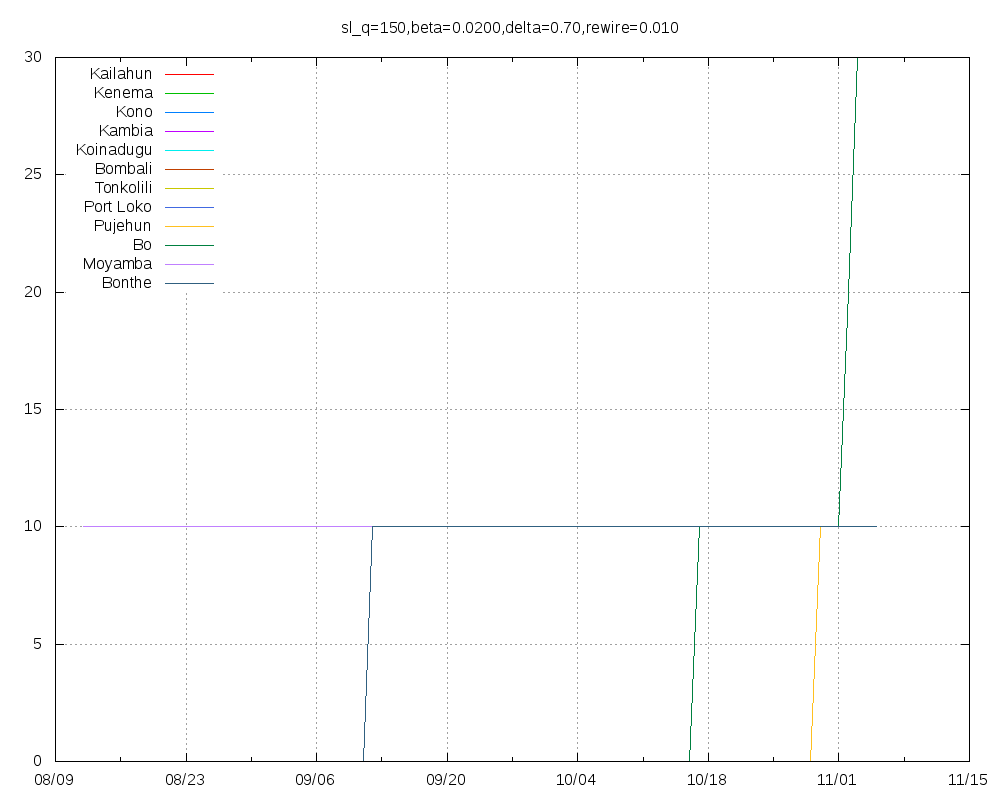

Recreate this plot in gnuplot.
set title "sl_q=150,beta=0.0200,delta=0.70,rewire=0.010"
set key top left
set grid
set xdata time
set timefmt "%Y-%m-%d"
set terminal png size 1000,800
set output "sl_q=150,beta=0.0200,delta=0.70,rewire=0.010.png"
plot "Kailahun.tab" using 1:2 title "Kailahun" with lines,"Kenema.tab" using 1:2 title "Kenema" with lines,"Kono.tab" using 1:2 title "Kono" with lines,"Kambia.tab" using 1:2 title "Kambia" with lines,"Koinadugu.tab" using 1:2 title "Koinadugu" with lines,"Bombali.tab" using 1:2 title "Bombali" with lines,"Tonkolili.tab" using 1:2 title "Tonkolili" with lines,"Port_Loko.tab" using 1:2 title "Port Loko" with lines,"Pujehun.tab" using 1:2 title "Pujehun" with lines,"Bo.tab" using 1:2 title "Bo" with lines,"Moyamba.tab" using 1:2 title "Moyamba" with lines,"Bonthe.tab" using 1:2 title "Bonthe" with lines
